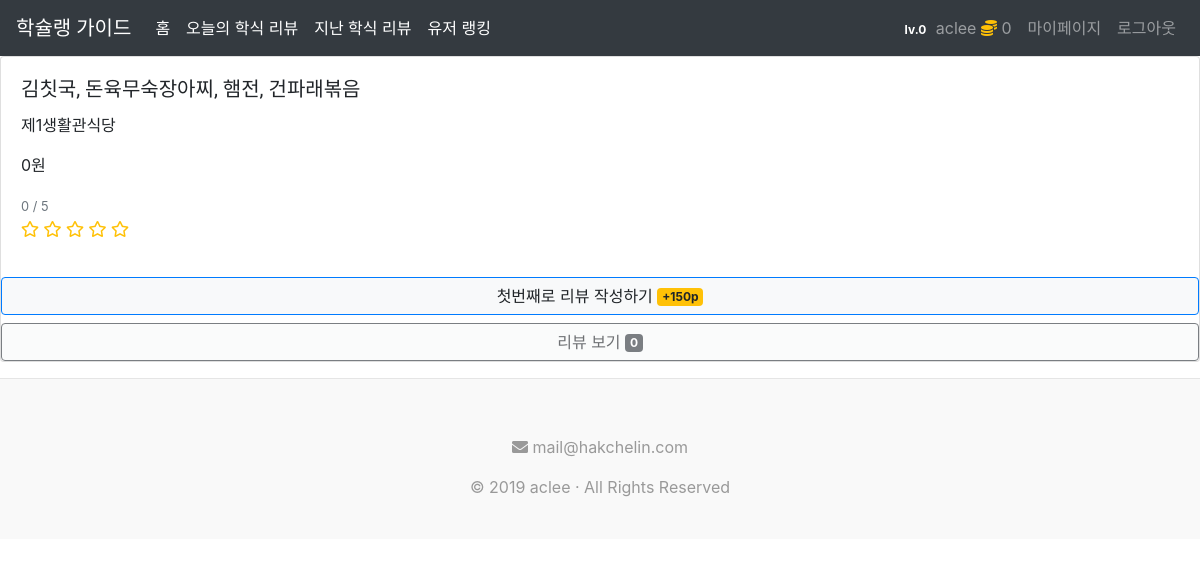
The app's page /home/detail/?date=20190602&res=6&menu=1 (signed in) with its own data.
### users/models.py (models this page shows, shortened)
class CustomUser(AbstractBaseUser, PermissionsMixin):
    email = models.EmailField(unique=True, verbose_name = "이메일")
    sid = models.CharField(unique=True, max_length=10, primary_key=True, verbose_name = "학번")
    name = models.CharField(max_length=20, verbose_name = "닉네임")
    rank = models.IntegerField(default=0, verbose_name = "레벨")
    point = models.IntegerField(default=0, verbose_name = "포인트")
    is_staff = models.BooleanField(default=False, verbose_name = "관리자 여부")
    review_count = models.IntegerField(default=0, verbose_name = "작성 리뷰 수")
    REQUIRED_FIELDS = ['sid', 'name']
    USERNAME_FIELD = 'email'
    objects = CustomAccountManager()
    def get_lvl(self):
        return 'lv.' + str(self.point//500)
    class Meta:
        verbose_name = "user"
        verbose_name_plural = "users"

### menus/models.py (models this page shows, shortened)
class CustomMenu(models.Model):
    mid = models.IntegerField(primary_key=True)
    location = models.CharField(max_length=100)
    photo = models.CharField(max_length=500)
    title = models.CharField(max_length=100)
    price = models.IntegerField()
    date = models.DateTimeField(auto_now_add=True)
    review_count = models.IntegerField(default=0)
    star_count = models.IntegerField(default=0)
    avg = models.FloatField(default=0)
    class Meta:
        ordering = ['-date']
    class Meta:
        verbose_name = "menu"
        verbose_name_plural = "menus"

### reviews/views.py (the view)
# urls.py: path('detail/', detailView, name='detailView'),
@login_required(login_url='/registration/login')
def detailView(request):
    date = request.GET.get('date')
    res = request.GET.get('res')
    menunum = request.GET.get('menu')
    mid = date + res + menunum
    params = [date, res, menunum]
    reviews = CustomReview.objects.filter(mid=mid)
    menu = CustomMenu.objects.get(mid=mid)
    print('[Detail] '+ menu.title)
    avg = menu.avg
    if int(avg) == avg:
        avg = int(avg)
    avg_star = []
    if avg >= 5:
        avg_star = [5,0,0]
    elif avg >= 4.5:
        avg_star = [4,1,0]
    elif avg >= 4:
        avg_star = [4,0,1]
    elif avg >= 3.5:
        avg_star = [3,1,1]
    elif avg >= 3:
        avg_star = [3,0,2]
    elif avg > 2.5:
        avg_star = [2,1,2]
    elif avg >= 2:
        avg_star = [2,0,3]
    elif avg > 1.5:
        avg_star = [1,1,3]
    elif avg >= 1:
        avg_star = [1,0,4]
    elif avg > 0.5:
        avg_star = [0,1,4]
    elif avg >= 0:
        avg_star = [0,0,5]
    return render(request, 'reviews/detail.html', {'reviews' : reviews, 'mid': mid, 'menu': menu, 'avg':avg, 'avg_star': avg_star, 'params' : params} )

### reviews/templates/reviews/detail.html (shortened to what this page needs)
{% extends 'base.html' %}
{% block content %}
<div class="card mb-3">
    <div class="card-body">
        <h5 class="card-title">{{ menu.title }}</h5>
        <p class="card-text">{{ menu.location }}</p>
        <p class="card-text">{{ menu.price }}원</p>
        <p class="card-text">
                <div><small class="text-muted"> {{ avg }} / 5 </small></div>
                {% with ''|center:avg_star.2 as range %}
                {% for _ in range %}
                    <i class="text-warning far fa-star"></i>
                {% endfor %}
                {% endwith %}
        </p>
    </div>
    {% if reviews|length == 0 %}
    <a href="/home/upload/?date={{ params.0 }}&res={{ params.1 }}&menu={{ params.2 }}" class="btn btn-light btn-block border-primary">첫번째로 리뷰 작성하기
        <span class="badge badge-warning">+150p</span>
    </a>
    <button class="btn btn-light border-dark btn-block" type="button" data-toggle="collapse" data-target="#reviews" aria-controls="reviews" disabled>리뷰 보기
    {% endif %}
        <span class="badge badge-dark">{{ reviews|length }}</span>
    </button>
</div>
{% endblock %}

### templates/base.html (shortened to what this page needs)
<!DOCTYPE html>
<html>
    {% load static %}
<head>
    <link rel="stylesheet" type="text/css"  href="{% static '/css/style.css' %}">
    <link rel="stylesheet" href="https://stackpath.bootstrapcdn.com/bootstrap/4.1.3/css/bootstrap.min.css">
    <link rel="stylesheet" href="https://use.fontawesome.com/releases/v5.8.2/css/all.css">
</head>
<body>
<div class="container-fluid mx-0 px-0 h-100">
<nav class="navbar navbar-expand-lg navbar-dark bg-dark">
  <a class="navbar-brand dohyeon" href="/home">학슐랭 가이드</a>
  <div class="collapse navbar-collapse" id="navbarSupportedContent">
    <ul class="navbar-nav mr-auto">
        <li class="nav-item"><a href="/home" class="active nav-link ">홈</a></li>
        <li class="nav-item"><a href="/home/today/" class="active nav-link ">오늘의 학식 리뷰</a></li>
        <li class="nav-item"><a href="/home/reviews/?type=all" class="active nav-link ">지난 학식 리뷰</a></li>
        <li class="nav-item"><a href="/home/ranking/" class="active nav-link ">유저 랭킹</a></li>
      </ul>
      <ul class="navbar-nav mr-0">
        {% if user.is_authenticated %}
          <li class="nav-item"><a href="#" class="nav-link"><span class="badge badge-dark">{{ user.get_lvl }}</span> {{ user.name }} <span><i class="text-warning fas fa-coins"></i> {{user.point}}</span></a></li>
          <li class="nav-item"><a href="/home/mypage/" class="nav-link">마이페이지</a></li>
          <li class="nav-item"><a href="{% url 'logout' %}" class="nav-link">로그아웃</a></li>
        {% else %}
          <li class="nav-item"><a href="{% url 'login' %}" class="nav-link">로그인</a></li>
          <li class="nav-item"><a href="{% url 'register' %}" class="nav-link">회원가입</a></li>
        {% endif %}
      </ul>
  </div>
  </nav>
        {% block content %}
        {% endblock %}
  </div>
</body>
<footer class="blog-footer">
    <p>
      <div><i class="fas fa-envelope"></i> mail@hakchelin.com</div>
    </p>
    <p>© 2019 aclee &#183; All Rights Reserved</p>
  </footer>
</html>

### static/css/style.css (style rules this page uses)
.dohyeon { font-family: 'Do Hyeon', sans-serif; }
html { font-family: 'Nanum Gothic', sans-serif; }
h1, h2, h3, h4, h5, h6 { font-family: 'Do Hyeon', sans-serif !important; }
.blog-footer { padding: 2.5rem 0; color: #999; text-align: center; background-color: #f9f9f9; border-top: .05rem solid #e5e5e5; }
.blog-footer p:last-child { margin-bottom: 0; }

### records on screen
CustomUser: get_lvl "lv.0", name "aclee", point "0"
CustomMenu: title "김칫국, 돈육무숙장아찌, 햄전, 건파래볶음", location "제1생활관식당", price "0"

### other values on screen
{{ avg }} "0"
{{ reviews|length }} "0"
